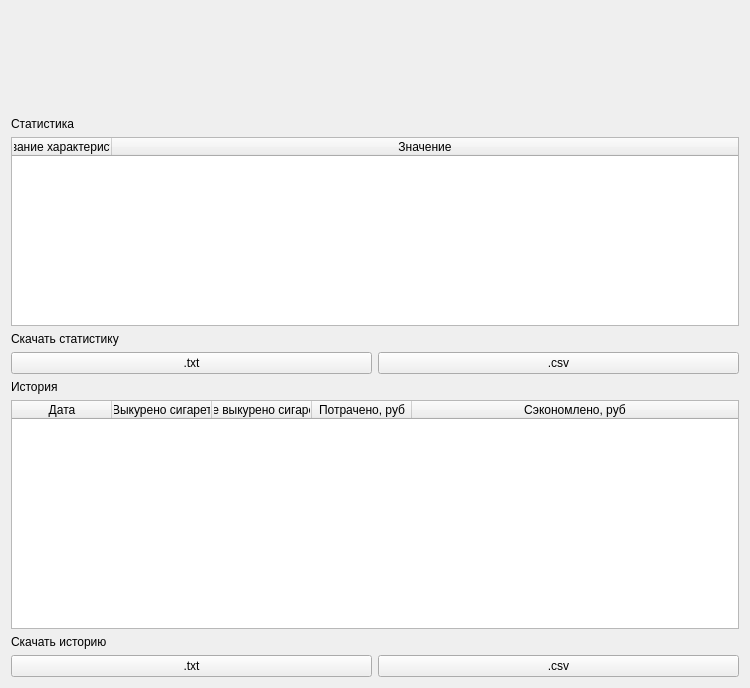
<?xml version="1.0" encoding="UTF-8"?>
<ui version="4.0">
 <class>Form</class>
 <widget class="QWidget" name="Form">
  <property name="geometry">
   <rect>
    <x>0</x>
    <y>0</y>
    <width>750</width>
    <height>688</height>
   </rect>
  </property>
  <property name="minimumSize">
   <size>
    <width>750</width>
    <height>688</height>
   </size>
  </property>
  <property name="windowTitle">
   <string>You Can - Личный кабинет</string>
  </property>
  <layout class="QVBoxLayout" name="verticalLayout" stretch="0,0,0,0,0,0,1,0,0">
   <item>
    <layout class="QHBoxLayout" name="horizontalLayout" stretch="0,1">
     <property name="sizeConstraint">
      <enum>QLayout::SizeConstraint::SetDefaultConstraint</enum>
     </property>
     <item>
      <widget class="QLabel" name="photo_label">
       <property name="sizePolicy">
        <sizepolicy hsizetype="Fixed" vsizetype="Fixed">
         <horstretch>0</horstretch>
         <verstretch>0</verstretch>
        </sizepolicy>
       </property>
       <property name="minimumSize">
        <size>
         <width>100</width>
         <height>100</height>
        </size>
       </property>
       <property name="maximumSize">
        <size>
         <width>100</width>
         <height>100</height>
        </size>
       </property>
       <property name="text">
        <string/>
       </property>
       <property name="scaledContents">
        <bool>false</bool>
       </property>
      </widget>
     </item>
     <item>
      <widget class="QWidget" name="widget" native="true">
       <property name="sizePolicy">
        <sizepolicy hsizetype="Expanding" vsizetype="Fixed">
         <horstretch>0</horstretch>
         <verstretch>0</verstretch>
        </sizepolicy>
       </property>
       <layout class="QVBoxLayout" name="verticalLayout_3">
        <item>
         <widget class="QLabel" name="name_label">
          <property name="sizePolicy">
           <sizepolicy hsizetype="Expanding" vsizetype="Fixed">
            <horstretch>0</horstretch>
            <verstretch>0</verstretch>
           </sizepolicy>
          </property>
          <property name="text">
           <string/>
          </property>
          <property name="alignment">
           <set>Qt::AlignmentFlag::AlignLeading|Qt::AlignmentFlag::AlignLeft|Qt::AlignmentFlag::AlignVCenter</set>
          </property>
         </widget>
        </item>
        <item>
         <widget class="QLabel" name="age_label">
          <property name="sizePolicy">
           <sizepolicy hsizetype="Expanding" vsizetype="Fixed">
            <horstretch>0</horstretch>
            <verstretch>0</verstretch>
           </sizepolicy>
          </property>
          <property name="text">
           <string/>
          </property>
         </widget>
        </item>
        <item>
         <spacer name="verticalSpacer">
          <property name="orientation">
           <enum>Qt::Orientation::Vertical</enum>
          </property>
          <property name="sizeHint" stdset="0">
           <size>
            <width>20</width>
            <height>40</height>
           </size>
          </property>
         </spacer>
        </item>
       </layout>
      </widget>
     </item>
    </layout>
   </item>
   <item>
    <widget class="QLabel" name="label_3">
     <property name="text">
      <string>Статистика</string>
     </property>
    </widget>
   </item>
   <item>
    <widget class="QTableWidget" name="statistic_tablewidget">
     <property name="sizePolicy">
      <sizepolicy hsizetype="Expanding" vsizetype="Expanding">
       <horstretch>0</horstretch>
       <verstretch>0</verstretch>
      </sizepolicy>
     </property>
     <property name="minimumSize">
      <size>
       <width>0</width>
       <height>175</height>
      </size>
     </property>
     <property name="maximumSize">
      <size>
       <width>16777215</width>
       <height>229</height>
      </size>
     </property>
     <attribute name="horizontalHeaderCascadingSectionResizes">
      <bool>false</bool>
     </attribute>
     <attribute name="horizontalHeaderStretchLastSection">
      <bool>true</bool>
     </attribute>
     <column>
      <property name="text">
       <string>Название характеристики</string>
      </property>
     </column>
     <column>
      <property name="text">
       <string>Значение</string>
      </property>
     </column>
    </widget>
   </item>
   <item>
    <widget class="QLabel" name="label">
     <property name="text">
      <string>Скачать статистику</string>
     </property>
    </widget>
   </item>
   <item>
    <layout class="QHBoxLayout" name="horizontalLayout_2">
     <item>
      <widget class="QPushButton" name="statistic_txt_btn">
       <property name="text">
        <string>.txt</string>
       </property>
      </widget>
     </item>
     <item>
      <widget class="QPushButton" name="statistic_csv_btn">
       <property name="text">
        <string>.csv</string>
       </property>
      </widget>
     </item>
    </layout>
   </item>
   <item>
    <widget class="QLabel" name="label_4">
     <property name="text">
      <string>История</string>
     </property>
    </widget>
   </item>
   <item>
    <widget class="QTableWidget" name="history_tablewidget">
     <property name="minimumSize">
      <size>
       <width>0</width>
       <height>229</height>
      </size>
     </property>
     <property name="maximumSize">
      <size>
       <width>16777215</width>
       <height>229</height>
      </size>
     </property>
     <attribute name="horizontalHeaderStretchLastSection">
      <bool>true</bool>
     </attribute>
     <column>
      <property name="text">
       <string>Дата</string>
      </property>
     </column>
     <column>
      <property name="text">
       <string>Выкурено сигарет</string>
      </property>
     </column>
     <column>
      <property name="text">
       <string>Не выкурено сигарет</string>
      </property>
     </column>
     <column>
      <property name="text">
       <string>Потрачено, руб</string>
      </property>
     </column>
     <column>
      <property name="text">
       <string>Сэкономлено, руб</string>
      </property>
     </column>
    </widget>
   </item>
   <item>
    <widget class="QLabel" name="label_2">
     <property name="text">
      <string>Скачать историю</string>
     </property>
    </widget>
   </item>
   <item>
    <layout class="QHBoxLayout" name="horizontalLayout_3">
     <item>
      <widget class="QPushButton" name="history_txt_btn">
       <property name="text">
        <string>.txt</string>
       </property>
      </widget>
     </item>
     <item>
      <widget class="QPushButton" name="history_csv_btn">
       <property name="text">
        <string>.csv</string>
       </property>
      </widget>
     </item>
    </layout>
   </item>
  </layout>
 </widget>
 <resources/>
 <connections/>
</ui>
